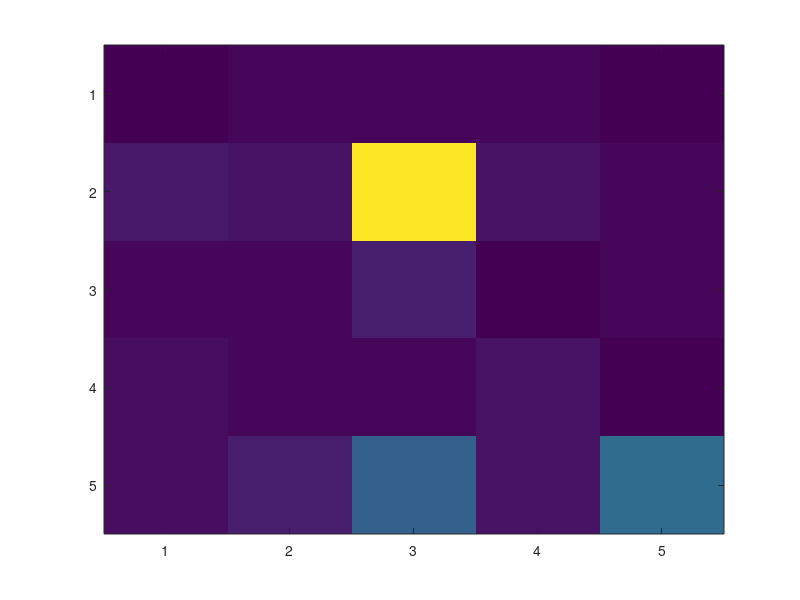

MATLAB code for this plot: (Note: this script raises an error after producing the figure.)
%% Code for Fig. 4H 


clear
close all
load('nk_data_240503.mat')
load('colormaps')
% load('origin_list.mat')
% load('tumor_cat_unique')
load('validation_cell_line_ligand_v2')
% scatter(b7h6_all(2:13,1),pNK_05_1(2:13),150,'MarkerFaceColor',[218,41,28]/255,'MarkerEdgeAlpha',0);


valid_ind=[1:35];
A=mfi_all(valid_ind,[1:5]);

B=mfi_all(valid_ind,[1:5]);

valid_A=validation_cell_line_ligand([1:5],[1:5]);
% outliers1=A<prctile(A,10);
% outliers2=A>prctile(A,90);
% for i=1:6
%     B(outliers1(:,i),i)=prctile(A(:,i),10);
%     B(outliers2(:,i),i)=prctile(A(:,i),90);
% 
% end

% 
% 
BB=B(:,1:5);
% BBB=B(:,6);
% B=(B-min(B))./(max(B)-min(B));
% B=(B-min(B))./(max(B)-min(B));
B(:,1:5)=(B(:,1:5)-min(min(BB)))./(max(max(BB))-min(min(BB)));
% B(:,6)=(B(:,6)-min(B(:,6)))./(max(B(:,6))-min(B(:,6)));

valid_A(:,1:5)=(valid_A(:,1:5)-min(min(BB)))./(max(max(BB))-min(min(BB)));
% new_A(:,6)=(new_A(:,6)-min(BBB))./(max(BBB)-min(BBB));


C=[validation_cell_line_cyto_1_1/100];

%%
figure
ax1=axes;

im1=imagesc(ax1,1:5,1:5,valid_A');

colormap_magma=magma(100);
colormap_magma=[colormap_magma(15:end,:);repmat([1,1,0.8],3,1)];

coll=1;
hold on




ax2=axes;

im2=imagesc(ax2,1:5,6,C);
caxis([0.1,0.6])
% xticks([])
% yticks([])
linkaxes([ax1,ax2])
% ax1.Visible='off';


tt=text(0*ones(1,6),(1:6)+0.,["MIC","BP1","BP2","BP3","B7","NK1"],'FontSize',11,'FontWeight','bold','HorizontalAlignment', 'right');
set(tt,'Rotation',0)

% text(-3.3,-1.5,"Red: Liquid Tumor",'FontSize',12,'FontWeight','bold','Color',[218,41,28]/255)
% text(-3.3,-0.5,"Blue: Solid Tumor",'FontSize',12,'FontWeight','bold','Color',[0,61,165]/255)
for i=0:6
    line([0.5,5.5],[0.5+i,0.5+i],'Color',[coll,coll,coll],'LineWidth',2)
end
% 
for i=0:5
    line([i+0.5,i+0.5],[0.5, 6.5],'Color',[coll,coll,coll],'LineWidth',2)
end
names=text(1:5,6.8*ones(1,5),["CCRF-SB","Jiyoye","H9","RPMI6666","RPMI8226"],'Color',[0,0,0]/255,'FontSize',13,'FontWeight','bold','HorizontalAlignment','right');
set(names,'Rotation',90)
 
ax2.Visible='off';
ax2.XTick = []; 
ax2.YTick = []; 


colormap(ax1,colormap_magma(end:-1:1,:));
colormap(ax2,colormap_waves(1:200,:));

set([ax1,ax2],'Position',[.05 .10 .90 .80]); 
set([ax1,ax2],'Box','off'); 
set([ax1,ax2],'Visible','off'); 
set([ax1,ax2],'XLim',[-0.5,5.5]); 
set([ax1,ax2],'YLim',[0,7.5]);
%%
